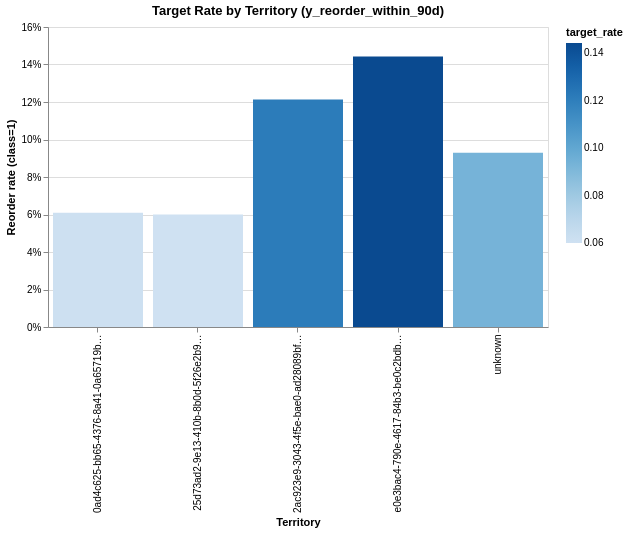

Source (notebook cell):
### Code cell
import altair as alt
from IPython.display import display

# ----------------------------
# Safety checks
# ----------------------------
if "territory_id" not in training_df.columns:
    print("territory_id not found")
elif target_col not in training_df.columns:
    print(f"{target_col} not found in training_df")
else:

    seg = (
        training_df
        .groupby("territory_id")[target_col]
        .agg(["mean", "count"])
        .reset_index()
        .rename(columns={"mean": "target_rate", "count": "n"})
    )

    seg["territory_id"] = seg["territory_id"].fillna("<<MISSING>>").astype(str)

    chart = (
        alt.Chart(seg)
        .mark_bar()
        .encode(
            x=alt.X("territory_id:N", title="Territory"),
            y=alt.Y(
                "target_rate:Q",
                title="Reorder rate (class=1)",
                axis=alt.Axis(format=".0%")
            ),
            color=alt.Color(
                "target_rate:Q",
                scale=alt.Scale(scheme="blues")
            ),
            tooltip=["territory_id:N", "target_rate:Q", "n:Q"]
        )
        .properties(
            title=f"Target Rate by Territory ({target_col})",
            width=500,
            height=300
        )
    )

    display(chart)

### Figure 1 — Vega-Lite specification as saved in the notebook (floating-point values rounded to 4 significant figures)
{"config": {"view": {"continuousWidth": 300, "continuousHeight": 300}}, "data": {"name": "data-d976578d28f967682cd278c204cab4d6"}, "mark": {"type": "bar"}, "encoding": {"color": {"field": "target_rate", "scale": {"scheme": "blues"}, "type": "quantitative"}, "tooltip": [{"field": "territory_id", "type": "nominal"}, {"field": "target_rate", "type": "quantitative"}, {"field": "n", "type": "quantitative"}], "x": {"field": "territory_id", "title": "Territory", "type": "nominal"}, "y": {"axis": {"format": ".0%"}, "field": "target_rate", "title": "Reorder rate (class=1)", "type": "quantitative"}}, "height": 300, "title": "Target Rate by Territory (y_reorder_within_90d)", "width": 500, "$schema": "https://vega.github.io/schema/vega-lite/v5.20.1.json", "datasets": {"data-d976578d28f967682cd278c204cab4d6": [{"territory_id": "0ad4c625-bb65-4376-8a41-0a65719b0db8", "target_rate": 0.06089, "n": 1281}, {"territory_id": "25d73ad2-9e13-410b-8b0d-5f26e2b9e4f2", "target_rate": 0.05998, "n": 1267}, {"territory_id": "2ac923e9-3043-4f5e-bae0-ad28089bf187", "target_rate": 0.1213, "n": 2531}, {"territory_id": "e0e3bac4-790e-4617-84b3-be0c2bdb7070", "target_rate": 0.1443, "n": 1365}, {"territory_id": "unknown", "target_rate": 0.09295, "n": 6939}]}}
